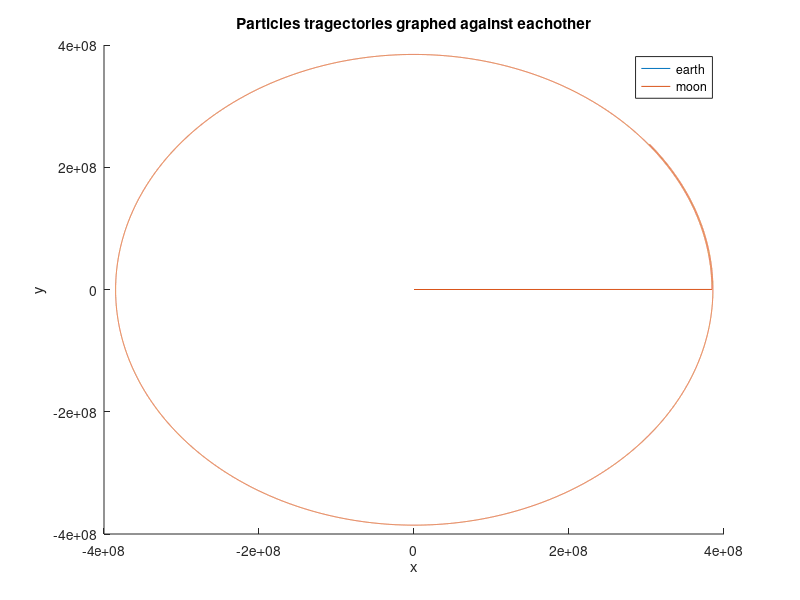

This figure's MATLAB source:
#==== Description ====
#{
A basic classical particle simualator for classical electric, magnetic and gravitational fields.
It uses Eulers method to update the simulation.
#}

#==== Constants ====

#Gravitational Constant
global G = 6.67408*10^-11; #m^3*kg^-1^s-2
#Coulombs Constant
global K = 8.9875517923*10^9; # kg*m^3*s*-2*C*-2.
# Permeability of space
global U= 4*pi*10^-7; #T*m*C*s^-1
global MAGNETIC_CONST = U/(4*pi);#used to make calculations faster

#==== Functions ====

function ret = createParticle(name, mass, charge, pos, vel)
  #used to create a particle with given initial conditions
  ret.name = name;
  ret.mass= mass;
  ret.charge = charge;
  ret.pos = pos;
  ret.vel = vel;
  ret.acc = [0,0,0];
endfunction


function force = getForce(particle1, particle2)
  #returns force in direction of particle 2
  global G;
  global K;
  global MAGNETIC_CONST;
  #intermediate calculations
  posDiff = particle2.pos-particle1.pos;
  velDiff = particle2.vel = particle1.vel;
  chargeProd = particle2.charge * particle1.charge;
  massProd = particle2.mass*particle1.mass;
  rrs = posDiff/norm(posDiff)^3; #reciprical r^2 (r^-2)
  #calculate forces
  magneticForce = MAGNETIC_CONST*chargeProd*cross(velDiff, rrs);
  otherForces = (K*chargeProd+G*massProd)*rrs; #faster to do both at once
  #calculate total force
  force = magneticForce+otherForces;
endfunction

function particle = update(particleParam, dt)
    #updates position and velocity
    particleParam.pos += particleParam.vel*dt;
    particleParam.vel += particleParam.acc*dt;
    particle = particleParam;
endfunction

function particles = updateAll(particlesParam, dt)
  #updates all particles
  for i=1:length(particlesParam)
    particlesParam(i) = update(particlesParam(i), dt);
  end
  particles = particlesParam;
endfunction

function particles = simulationStep(particlesParam, dt)
  #runs the simlation for a specified time dt
  particles = particlesParam;
  for i=1:length(particlesParam)
    for j=i+1:length(particlesParam)
        force = getForce(particlesParam(i), particlesParam(j));
        particles(i).acc = force/particles(i).mass;
        particles(j).acc = -force/particles(j).mass;
    end
  end
  #update their velocities and positions
  particles = updateAll(particles, dt);
endfunction



function results = runSimulation(particles, simulationTime, dt)
  #runs and plots the simulation given the particles
    hold on;
  xlabel("x");
  ylabel("y");
  zlabel("z");
  results = zeros(length(particles),simulationTime/dt,3);
  for i=1:length(particles)
    results(i,1,:) = particles.pos;
  end
  for i=2:ceil(simulationTime/dt);
    t= i*dt;
    particles=simulationStep(particles,dt);
    for particleIndex=1:length(particles)
      particle = particles(particleIndex);
      results(particleIndex, i, :) = particle.pos;
      end
  end
endfunction

function plotSimulationResult(result, particles)
  #plot positions of all particles
  hold on;
  
  title("Particles tragectories graphed against eachother")
  for i=1:length(result(:,1,1))
      plot3(result(i,:,1),result(i,:,2),result(i,:,3));
  end
  legend(particles(:).name);
  hold off;
endfunction


#====Example====
mass = 5.972*10^24; #kg
r = 384_400_000; #m
v=sqrt(G*mass/r); #m/s
time = 2_629_800; #s
step = 100; # s
earth = createParticle("earth", mass, 0, [0,0,0], [0,0,0]);
moon = createParticle("moon" , 1, 0, [r,0,0],[0,v,0]);

particles = [earth, moon];

result=runSimulation(particles, time, step);
plotSimulationResult(result, particles);
